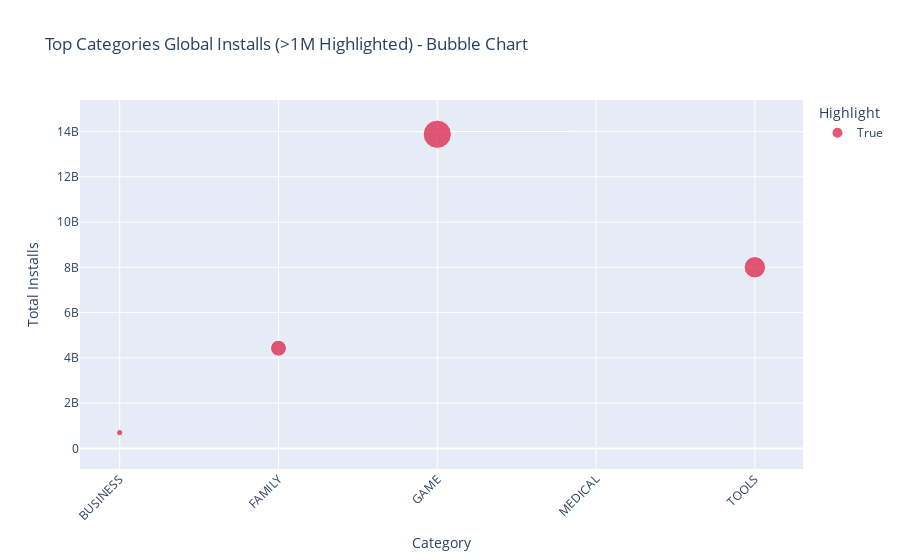

The notebook cell this image was saved under:
### Code cell
import pandas as pd
import plotly.express as px

# -------------------- LOAD DATASET --------------------
file_path = r"C:\Users\user\Downloads\Google Playstore Apps.csv"
df = pd.read_csv(file_path)

# -------------------- CLEANING --------------------
df = df.drop_duplicates(subset="App", keep="first")
df["Installs"] = df["Installs"].astype(str).str.replace("+","",regex=False).str.replace(",","",regex=False)
df["Installs"] = pd.to_numeric(df["Installs"], errors="coerce")
df["Category"] = df["Category"].astype(str)

# -------------------- TOP 5 CATEGORIES --------------------
cat_counts = df["Category"].value_counts()
top5 = cat_counts.head(5).index.tolist()

# Filter dataset to top 5 categories
filtered = df[df["Category"].isin(top5)]

# Aggregate installs by Category
agg_df = filtered.groupby("Category")["Installs"].sum().reset_index()

# Highlight categories with installs > 1M
agg_df["Highlight"] = agg_df["Installs"] > 1_000_000

# -------------------- BUBBLE CHART --------------------
fig = px.scatter(
    agg_df,
    x="Category",
    y="Installs",
    size="Installs",
    color="Highlight",
    color_discrete_map={True:"crimson", False:"skyblue"},
    hover_data={"Installs":True, "Category":True},
    title="Top Categories Global Installs (>1M Highlighted) - Bubble Chart"
)

fig.update_layout(
    yaxis_title="Total Installs",
    xaxis_title="Category",
    xaxis_tickangle=-45
)

fig.show()

### Figure 1 — Plotly figure (JSON) as saved in the notebook; plotly's stock layout.template omitted (floating-point values rounded to 4 significant figures)
{"data": [{"hovertemplate": "Highlight=True<br>Category=%{x}<br>Installs=%{marker.size}<extra></extra>", "legendgroup": "True", "marker": {"color": "crimson", "size": [697164865, 4427941505, 13878924415, 38193177, 8001771915], "sizemode": "area", "sizeref": 34700000.0, "symbol": "circle"}, "mode": "markers", "name": "True", "orientation": "v", "showlegend": true, "type": "scatter", "x": ["BUSINESS", "FAMILY", "GAME", "MEDICAL", "TOOLS"], "xaxis": "x", "y": [697164865, 4427941505, 13878924415, 38193177, 8001771915], "yaxis": "y"}], "layout": {"legend": {"itemsizing": "constant", "title": {"text": "Highlight"}, "tracegroupgap": 0}, "title": {"text": "Top Categories Global Installs (>1M Highlighted) - Bubble Chart"}, "xaxis": {"anchor": "y", "domain": [0, 1], "tickangle": -45, "title": {"text": "Category"}}, "yaxis": {"anchor": "x", "domain": [0, 1], "title": {"text": "Total Installs"}}}}
